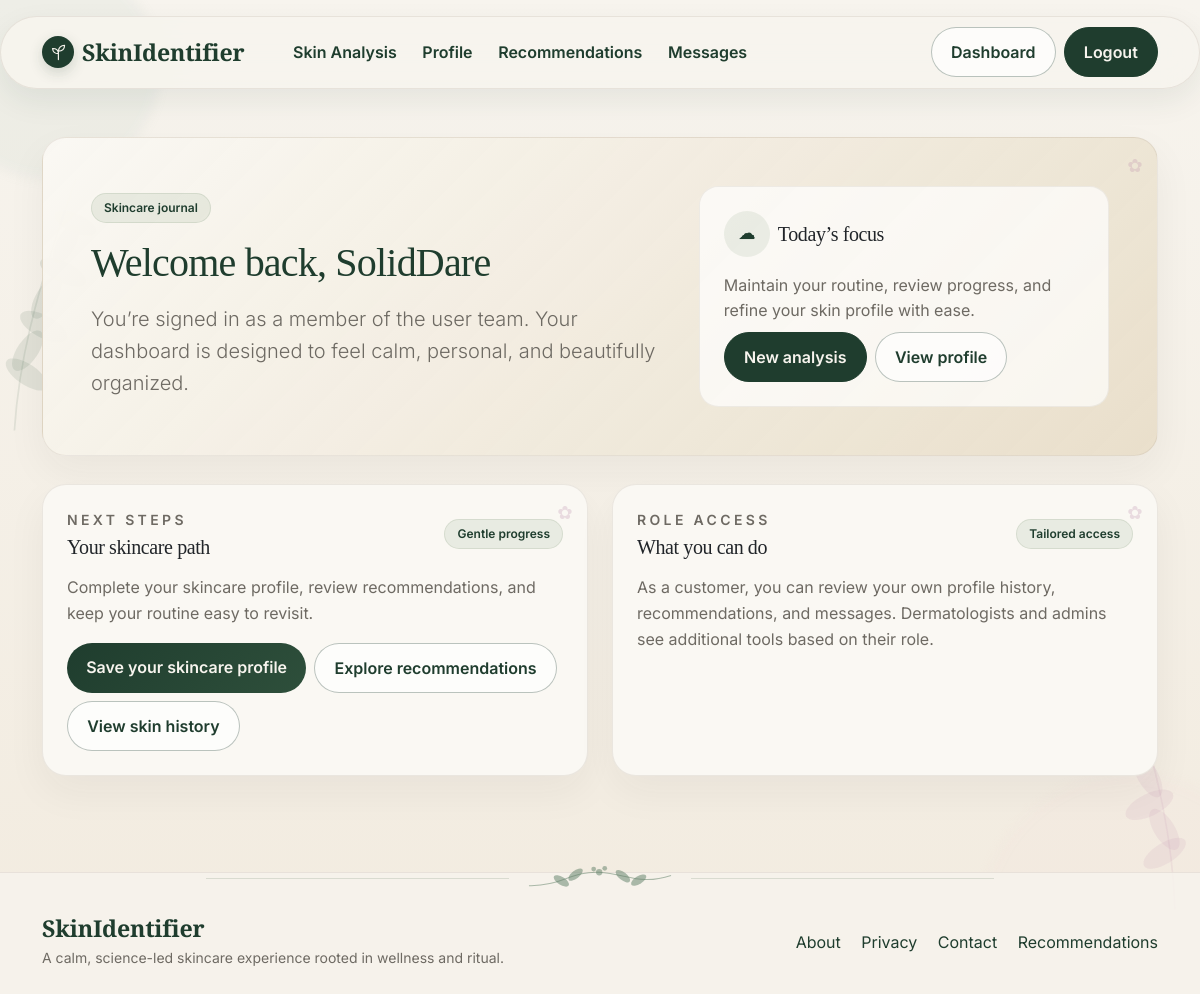
The app's page /dashboard/ (signed in), older data.
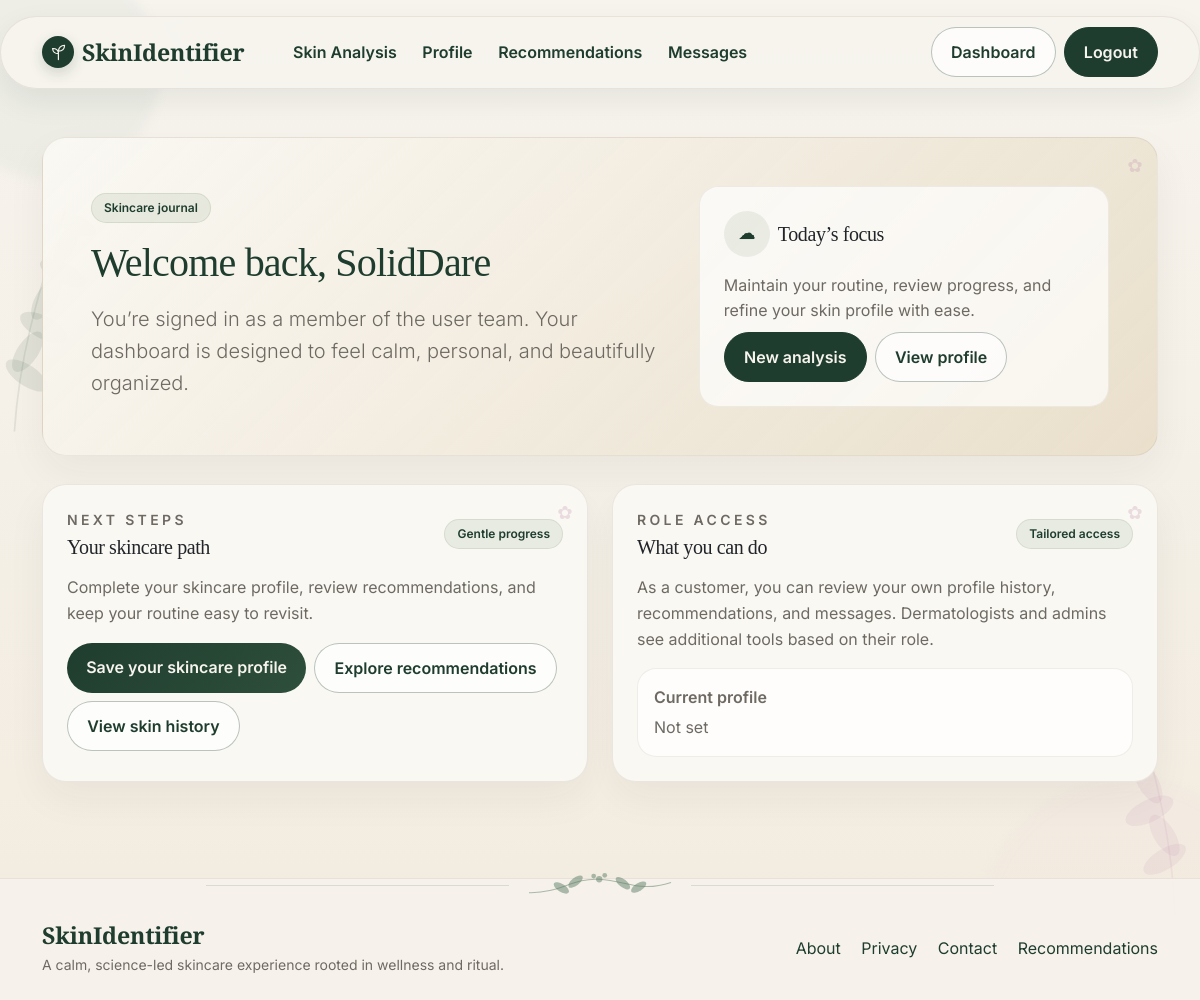
The same page, newer data.
### home/models.py (models this page shows, shortened)
class SkincareProfile(models.Model):
    SKIN_TYPE_CHOICES = [
        ("normal", "Normal"),
        ("dry", "Dry"),
        ("oily", "Oily"),
        ("combination", "Combination"),
        ("sensitive", "Sensitive"),
    ]
    user = models.OneToOneField(User, on_delete=models.CASCADE, related_name="skincare_profile")
    skin_type = models.CharField(max_length=20, choices=SKIN_TYPE_CHOICES, blank=True)
    concerns = models.TextField(blank=True)
    goals = models.TextField(blank=True)
    allergies = models.TextField(blank=True)
    notes = models.TextField(blank=True)
    professional_notes = models.TextField(blank=True)
    updated_at = models.DateTimeField(auto_now=True)

### home/views.py (the view)
# urls.py: path("dashboard/", views.dashboard_view, name="dashboard"),
@login_required(login_url="access_restricted")
def dashboard_view(request):
    role = get_user_role(request.user)
    profile = SkincareProfile.objects.filter(user=request.user).first()
    if role == "dermatologist":
        patients = User.objects.exclude(pk=request.user.pk).filter(groups__name="user")
        return render(request, "home/dermatologist_dashboard.html", {"role": role, "profile": profile, "patients": patients})
    if role == "admin":
        user_accounts = User.objects.all()
        inventory_items = InventoryItem.objects.all()
        return render(request, "home/admin_dashboard.html", {"role": role, "profile": profile, "user_accounts": user_accounts, "inventory_items": inventory_items})
    return render(request, "home/dashboard.html", {"role": role, "profile": profile})

### home/views.py (called while the page is built)
def get_user_role(user):
    if not user.is_authenticated:
        return "guest"
    if user.groups.filter(name="admin").exists():
        return "admin"
    if user.groups.filter(name="dermatologist").exists():
        return "dermatologist"
    return "user"

### home/templates/home/dashboard.html (shortened to what this page needs)
{% extends 'home/base.html' %}
{% block content %}
<div class="card hero-card p-4 p-md-5">
    <div class="row align-items-center g-4">
        <div class="col-lg-7">
            <span class="badge mb-3">Skincare journal</span>
            <h1 class="display-6 mb-3">Welcome back, {{ user.username }}</h1>
            <p class="lead text-secondary mb-0">You’re signed in as a member of the {{ role }} team. Your dashboard is designed to feel calm, personal, and beautifully organized.</p>
        </div>
        <div class="col-lg-5">
            <div class="soft-panel p-4">
                <div class="d-flex align-items-center gap-2 mb-3">
                    <span class="feature-icon">☁</span>
                    <h3 class="h5 mb-0">Today’s focus</h3>
                </div>
                <p class="mb-2 text-secondary">Maintain your routine, review progress, and refine your skin profile with ease.</p>
                <div class="d-flex flex-wrap gap-2">
                    <a class="btn btn-primary" href="{% url 'skin_analysis' %}">New analysis</a>
                    <a class="btn btn-outline-primary" href="{% url 'profile' %}">View profile</a>
                </div>
            </div>
        </div>
    </div>
</div>
<div class="row g-4 mt-1">
    <div class="col-md-6">
        <div class="card p-4 h-100">
            <div class="section-heading">
                <div>
                    <p class="text-uppercase small fw-semibold mb-1" style="letter-spacing: 0.24em; color: var(--warm-gray);">Next steps</p>
                    <h3 class="h5 mb-0">Your skincare path</h3>
                </div>
                <span class="badge">Gentle progress</span>
            </div>
            <p class="text-secondary mb-3">Complete your skincare profile, review recommendations, and keep your routine easy to revisit.</p>
            <div class="d-flex flex-wrap gap-2">
                <a class="btn btn-terra" href="{% url 'profile' %}">Save your skincare profile</a>
                <a class="btn btn-outline-primary" href="{% url 'recommendations' %}">Explore recommendations</a>
                <a class="btn btn-outline-primary" href="{% url 'skin_history' %}">View skin history</a>
            </div>
        </div>
    </div>
    <div class="col-md-6">
        <div class="card p-4 h-100">
            <div class="section-heading">
                <div>
                    <p class="text-uppercase small fw-semibold mb-1" style="letter-spacing: 0.24em; color: var(--warm-gray);">Role access</p>
                    <h3 class="h5 mb-0">What you can do</h3>
                </div>
                <span class="badge">Tailored access</span>
            </div>
            <p class="text-secondary mb-3">As a customer, you can review your own profile history, recommendations, and messages. Dermatologists and admins see additional tools based on their role.</p>
            {% if profile %}
                <div class="soft-panel p-3">
                    <p class="mb-1 fw-semibold">Current profile</p>
                    <p class="mb-0 text-secondary">{{ profile.skin_type|default:"Not set" }}</p>
                </div>
            {% endif %}
        </div>
    </div>
</div>
{% endblock %}

### home/templates/home/base.html (shortened to what this page needs)
{% load static %}
<!DOCTYPE html>
<html lang="en">
<head>
    <link href="https://cdn.jsdelivr.net/npm/bootstrap@5.3.3/dist/css/bootstrap.min.css" rel="stylesheet">
    <link href="{% static 'home/botanical.css' %}" rel="stylesheet">
</head>
<body>
    <div class="page-background" aria-hidden="true">
        <div class="orb orb-one"></div>
        <div class="orb orb-two"></div>
    </div>
    <nav class="navbar navbar-expand-lg navbar-light">
        <div class="container">
            <a class="navbar-brand brand-title d-inline-flex align-items-center gap-2" href="{% url 'home' %}" aria-label="SkinIdentifier home">
                <span class="brand-mark" aria-hidden="true"><svg viewBox="0 0 32 32"><path d="M16 27V13M16 18C11 18 7.5 14.9 7 10c5-.2 8.4 2.2 9 6.7M16 13.7C16.7 8.3 20 5.2 25.5 5c-.1 5.5-3.7 9-9.5 9" fill="none" stroke="currentColor" stroke-width="1.8" stroke-linecap="round" stroke-linejoin="round"/></svg></span>
                SkinIdentifier
            </a>
            <div class="collapse navbar-collapse" id="navbarNav">
                <ul class="navbar-nav me-auto ms-3">
                    <li class="nav-item">
                        <a class="nav-link" href="{% url 'skin_analysis' %}">Skin Analysis</a>
                    </li>
                    <li class="nav-item">
                        <a class="nav-link" href="{% url 'profile' %}">Profile</a>
                    </li>
                    <li class="nav-item">
                        <a class="nav-link" href="{% url 'recommendations' %}">Recommendations</a>
                    </li>
                    {% if user.is_authenticated %}
                        <li class="nav-item">
                            <a class="nav-link" href="{% url 'user_messages' %}">Messages</a>
                        </li>
                    {% endif %}
                </ul>
                <div class="d-flex">
                    {% if user.is_authenticated %}
                        <a class="btn btn-outline-primary me-2" href="{% url 'dashboard' %}">Dashboard</a>
                        <a class="btn btn-primary" href="{% url 'logout' %}">Logout</a>
                    {% else %}
                        <a class="btn btn-outline-primary me-2" href="{% url 'login' %}">Login</a>
                        <a class="btn btn-primary" href="{% url 'register' %}">Register</a>
                    {% endif %}
                </div>
            </div>
        </div>
    </nav>
    <main class="container py-4 py-md-5 page-shell">
        {% block content %}{% endblock %}
    </main>
    <footer class="site-footer mt-5 py-4">
        {% include 'home/partials/botanical_divider.html' %}
        <div class="container">
            <div class="row align-items-center g-3">
                <div class="col-md-6">
                    <h5 class="brand-title mb-1">SkinIdentifier</h5>
                    <p class="mb-0 text-secondary small">A calm, science-led skincare experience rooted in wellness and ritual.</p>
                </div>
                <div class="col-md-6 text-md-end">
                    <a href="{% url 'about' %}" class="text-decoration-none me-3" style="color: var(--forest);">About</a>
                    <a href="{% url 'privacy' %}" class="text-decoration-none me-3" style="color: var(--forest);">Privacy</a>
                    <a href="{% url 'contact' %}" class="text-decoration-none me-3" style="color: var(--forest);">Contact</a>
                    <a href="{% url 'recommendations' %}" class="text-decoration-none" style="color: var(--forest);">Recommendations</a>
                </div>
            </div>
        </div>
    </footer>
</body>
</html>

### home/templates/home/partials/botanical_divider.html (shortened to what this page needs)
<div class="botanical-divider" aria-hidden="true">
    <span></span>
    <span></span>
</div>

### home/static/home/botanical.css (style rules this page uses)
.background-sprig { position: absolute; width: clamp(100px, 13vw, 180px); color: rgba(89, 119, 96, .13); }
.background-sprig-left { left: -28px; top: 16%; transform: rotate(-8deg); }
.brand-mark { width: 2rem; height: 2rem; display: inline-grid; place-items: center; flex: 0 0 auto; color: var(--cream); border-radius: 50%; background: var(--forest); box-shadow: 0 5px 14px rgba(31, 61, 46, .18); }
.brand-mark svg { width: 1.3rem; height: 1.3rem; }
.site-footer { background: rgba(247,244,238,.84); border-top: 1px solid rgba(183,173,161,.24); position: relative; z-index: 1; }
.botanical-divider { display: flex; align-items: center; gap: 1rem; color: rgba(94, 126, 101, .5); max-width: 820px; margin: -2.15rem auto 1.25rem; padding: 0 1rem; }
.botanical-divider span { height: 1px; background: rgba(94,126,101,.2); flex: 1; }
.botanical-divider svg { width: 150px; overflow: visible; }

Row changes from the older to the newer data that the page shows:
added SkincareProfile: skin_type "Not set"
Text that changed along with them:
text now shown: "Current profile"
